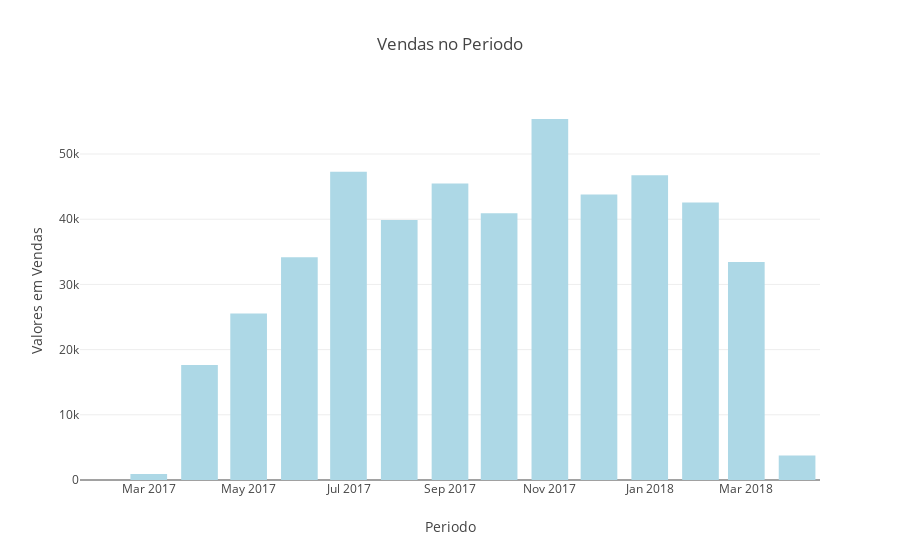

Here is the notebook cell this chart was saved with:
### Markdown cell above
- **Customizando graficos de barras: titulos e labels dos eixos**

### Code cell
import plotly.offline as py
import plotly.graph_objs as go

data = [go.Bar(x=vendas_por_mes.index,
               y=vendas_por_mes.values,
               marker = {'color': 'lightblue'})]

# Criando Layout
configuracoes_layout = go.Layout(title='Vendas no Periodo',
                                 yaxis={'title':'Valores em Vendas'},
                                 xaxis={'title': 'Periodo'})

# Objeto figura

fig = go.Figure(data=data, layout=configuracoes_layout)

# plotando o grafico
py.iplot(fig)

### Figure 1 — Plotly figure (JSON) as saved in the notebook; plotly's stock layout.template omitted (floating-point values rounded to 4 significant figures)
{"data": [{"marker": {"color": "lightblue"}, "type": "bar", "uid": "258457a8-2ecb-4f5e-b98e-9d0c0c242bca", "x": ["2017-02", "2017-03", "2017-04", "2017-05", "2017-06", "2017-07", "2017-08", "2017-09", "2017-10", "2017-11", "2017-12", "2018-01", "2018-02", "2018-03", "2018-04"], "y": [9.99, 902.9, 17650.0, 25560.0, 34170.0, 47280.0, 39900.0, 45460.0, 40910.0, 55370.0, 43810.0, 46760.0, 42560.0, 33440.0, 3754.0]}], "layout": {"title": "Vendas no Periodo", "xaxis": {"title": "Periodo"}, "yaxis": {"title": "Valores em Vendas"}}}
